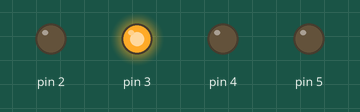
Bench run of a sketch on a simulated Arduino Uno, built with avr-gcc and run on an emulated ATmega328P. On the bench: output pins drawn as LEDs (lit = HIGH).

Above: at 0.1 s.
Timing chart, 0 to 1.6 s (numbered marks = the images above):
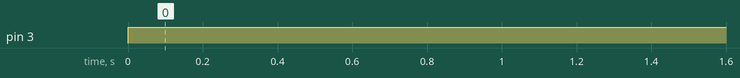

The sketch:

Spaceship_Interface.ino
```cpp
int switchState = 0;

void setup() {
  // put your setup code here, to run once:
pinMode(3, OUTPUT);
pinMode(4, OUTPUT);
pinMode(5, OUTPUT);
pinMode(2, OUTPUT);
}

void loop() {
  // put your main code here, to run repeatedly:
switchState = digitalRead(2);
if (switchState == LOW) {
  digitalWrite(3, HIGH);
  digitalWrite(4, LOW);
  digitalWrite(5, LOW);
}
else {
  digitalWrite(3, LOW);
  digitalWrite(4, LOW);
  digitalWrite(5, HIGH);

  delay (1000); // wait for a quarter second
  // toggle the LEDs
  digitalWrite(4, HIGH);
  digitalWrite(5, LOW);
  delay (1000);
}
} // go back to the beginning of the loop
```

Measured:
- by itself, pin 3: LOW → HIGH at 0.00 s
